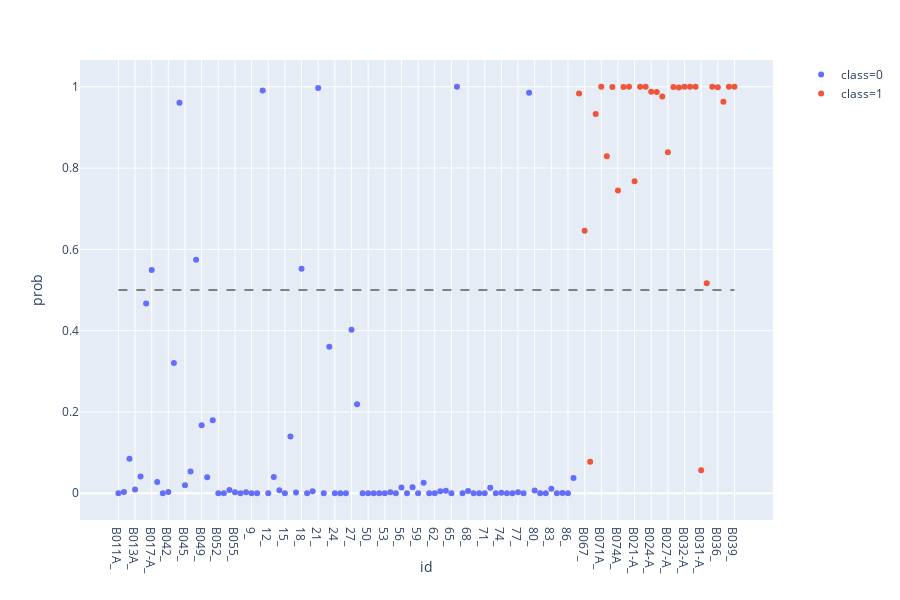

Notebook cell for this chart:
### Code cell
# data_path = input("请输入原始数据的路径（Excel格式）：")
data_path = 'C:/Users/pc/OneDrive/PLTTECH/Project/20191024肝癌预测/Rawdata/all.xlsx'
df = pd.read_excel(data_path)
df.head()

# 模型所用变量
selected_columns = ['id', 'CD161-CD45RA- Tregs', 'naive CD8+ T cells', 'naive CD4+ T cells', 
                    'CD4+ T cells', 'central memory CD4+ T cells', 'IgD+CD27+ B cells', 
                    'CD20- CD3- lymphocytes', 'class']
# 模型系数
coefs = [-0.475978379, -0.280812209, 0.050472817, 0.122804959, 0.154113988, -0.624092087,
         0.479011313]
intercept = -0.017998764

plot_df = liverCancerPrediction(df)

### Figure 1 — Plotly figure (JSON) as saved in the notebook; plotly's stock layout.template omitted (floating-point values rounded to 4 significant figures)
{"data": [{"hoverlabel": {"namelength": 0}, "hovertemplate": "class=0<br>id=%{x}<br>prob=%{y}", "legendgroup": "class=0", "marker": {"color": "#636efa", "symbol": "circle"}, "mode": "markers", "name": "class=0", "showlegend": true, "type": "scatter", "x": ["B011A_", "B012A_", "B014A_", "B013A_", "B015A_", "B016A_", "B017-A_", "B018-A_", "B041_", "B042_", "B040_", "B044_", "B045_", "B046_", "B048_", "B049_", "B050_", "B051_", "B052_", "B053_", "B054_", "B055_", "B056_", "B057_", "9_", "10_", "11_", "12_", "13_", "14_", "15_", "16_", "17_", "18_", "19_", "20_", "21_", "22_", "23_", "24_", "25_", "26_", "27_", "48_", "49_", "50_", "51_", "52_", "53_", "54_", "55_", "56_", "57_", "58_", "59_", "60_", "61_", "62_", "63_", "64_", "65_", "66_", "67_", "68_", "69_", "70_", "71_", "72_", "73_", "74_", "75_", "76_", "77_", "78_", "79_", "80_", "81_", "82_", "83_", "84_", "85_", "86_", "87_"], "xaxis": "x", "y": [1.021e-05, 0.003325, 0.08486, 0.008925, 0.04097, 0.4666, 0.5495, 0.0274, 4.436e-06, 0.003158, 0.3205, 0.9605, 0.01961, 0.05331, 0.5741, 0.1671, 0.03944, 0.1798, 3.855e-07, 3.151e-05, 0.007909, 0.002642, 1.799e-07, 0.002744, 2.647e-13, 6.858e-10, 0.9909, 1.699e-13, 0.04002, 0.007113, 2.098e-05, 0.1398, 0.001736, 0.5523, 0.0001286, 0.00493, 0.9972, 2.986e-13, 0.3606, 1.277e-07, 8.677e-07, 6.136e-07, 0.4022, 0.2187, 1.525e-07, 1.268e-10, 7.544e-07, 1.338e-07, 0.0001991, 0.002669, 1.355e-08, 0.01413, 6.808e-08, 0.01489, 1.792e-08, 0.02594, 4.504e-08, 6.774e-08, 0.004801, 0.006443, 2.595e-05, 1.0, 8.722e-08, 0.005547, 2.647e-07, 5.044e-05, 5.944e-07, 0.01331, 3.49e-06, 0.001521, 7.595e-10, 0.0001297, 0.002686, 8.36e-05, 0.9849, 0.007028, 2.703e-05, 3.812e-09, 0.01105, 1.048e-05, 0.0008611, 5.166e-07, 0.0378], "yaxis": "y"}, {"hoverlabel": {"namelength": 0}, "hovertemplate": "class=1<br>id=%{x}<br>prob=%{y}", "legendgroup": "class=1", "marker": {"color": "#EF553B", "symbol": "circle"}, "mode": "markers", "name": "class=1", "showlegend": true, "type": "scatter", "x": ["B066_", "B067_", "B069A_", "B070A_", "B071A_", "B072A_", "B073A_", "B074A_", "B019-A_", "B020-A_", "B021-A_", "B022-A_", "B023-A_", "B024-A_", "B025-A_", "B026-A_", "B027-A_", "B028-A_", "B029-A_", "B032-A_", "B033-A_", "B030-A_", "B031-A_", "B034_", "B035_", "B036_", "B037_", "B038_", "B039_"], "xaxis": "x", "y": [0.9831, 0.6458, 0.07729, 0.9329, 0.9999, 0.8292, 0.9995, 0.7445, 0.9995, 0.9998, 0.7676, 1.0, 1.0, 0.9876, 0.9874, 0.9759, 0.8388, 0.9992, 0.9985, 0.9998, 0.9998, 1.0, 0.05631, 0.5164, 0.9998, 0.9988, 0.9632, 1.0, 1.0], "yaxis": "y"}, {"line": {"color": "grey", "dash": "dash"}, "mode": "lines", "showlegend": false, "type": "scatter", "x": ["B011A_", "B039_"], "y": [0.5, 0.5]}], "layout": {"height": 600, "legend": {"tracegroupgap": 0}, "margin": {"t": 60}, "xaxis": {"anchor": "y", "domain": [0, 0.98], "title": {"text": "id"}}, "yaxis": {"anchor": "x", "domain": [0, 1], "title": {"text": "prob"}}}}
